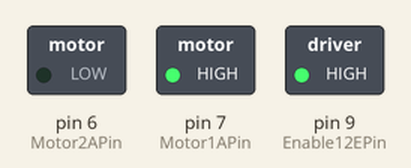
This sketch was run on a simulated Arduino Uno, built with avr-gcc and run on an emulated ATmega328P. On the bench: switched loads named in the sketch (green lamp = pin HIGH).

Above: at 0.1 s.
Timing chart, 0 to 1.6 s (numbered marks = the images above):
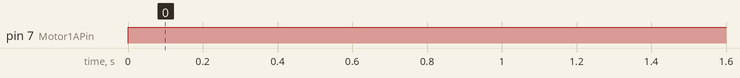

The sketch:

H_Bridge_Basic.ino
```cpp
/*
 * Name: Bheesham Ramkissoon
 * Date: May 1, 2019
 * Description: Controlling a DC motor through the use of an H-Bridge
 */

const int Motor1APin = 7; // H-Bridge logic pin 1A
const int Motor2APin = 6; // H-Bridge logic pin 2A
const int Enable12EPin = 9; // H-Bridge enable pin to connect motor 1 to PWM

void setup() {
  // put your setup code here, to run once:
  pinMode(Motor1APin, OUTPUT); // H-Bridge logic pin 1A is output
  pinMode(Motor2APin, OUTPUT); // H-Bridge logic pin 2A is output
  pinMode(Enable12EPin, OUTPUT); // H-Bridge enable pin is output

  digitalWrite(Enable12EPin, HIGH); // setting the enable pin at all times allows the motor to stay on all the time

}

void loop() {
  // put your main code here, to run repeatedly:
  digitalWrite(Motor1APin, HIGH);
  digitalWrite(Motor2APin, LOW);

}
```

Measured:
- by itself, pin 7 (Motor1APin): LOW → HIGH at 0.00 s
